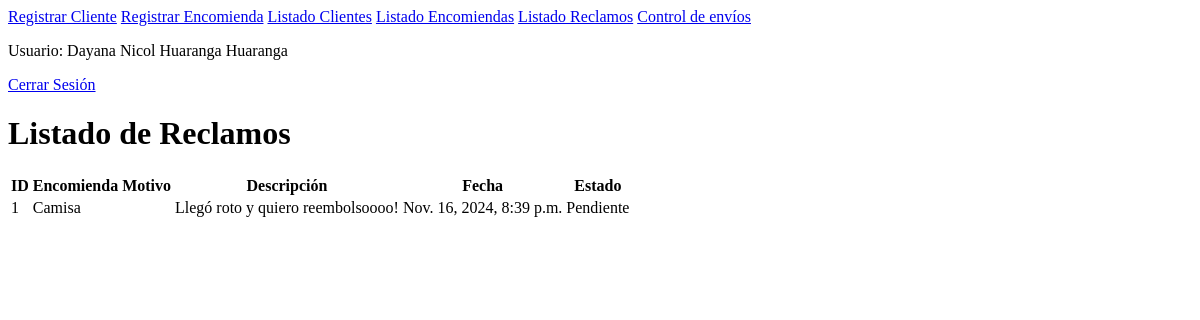
/listado_reclamos/ (signed in), run on an earlier commit of the app's database.
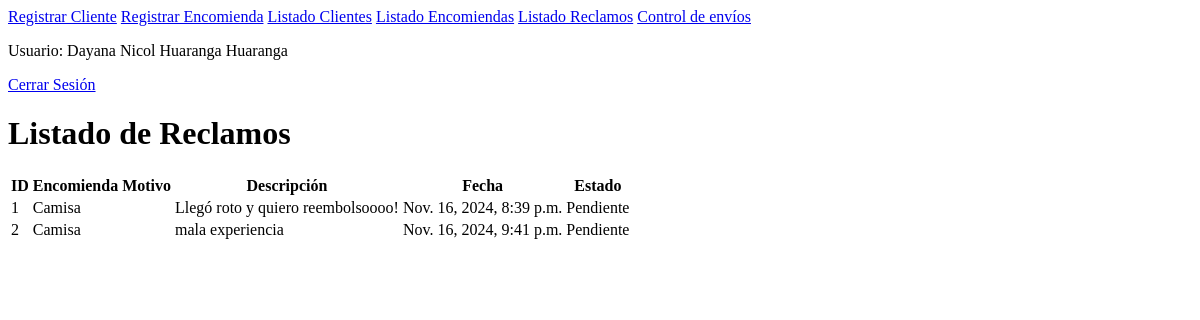
And on a later commit of the database.
### sistema/models.py (models this page shows, shortened)
class Reclamo(models.Model):
    encomienda = models.ForeignKey('Encomienda', on_delete=models.CASCADE)
    motivo = models.CharField(max_length=100)  # Cambiado a CharField
    descripcion = models.TextField()
    fecha = models.DateTimeField(auto_now_add=True)
    estado = models.CharField(max_length=50)

class Encomienda(models.Model):
    descripcion = models.TextField()
    remitente = models.ForeignKey(Cliente, on_delete=models.CASCADE, related_name="encomiendas_remitente")
    destinatario = models.ForeignKey(Cliente, on_delete=models.CASCADE, related_name="encomiendas_destinatario")
    vehiculo = models.ForeignKey(Vehiculo, on_delete=models.CASCADE)  # Nuevo campo de relación
    terminal_partida = models.ForeignKey(Terminal, on_delete=models.CASCADE, related_name="terminal_partida")
    terminal_destino = models.ForeignKey(Terminal, on_delete=models.CASCADE, related_name="terminal_destino")
    volumen = models.DecimalField(max_digits=10, decimal_places=2)
    fecha_salida = models.DateTimeField(null=True, blank=True)
    fecha_llegada = models.DateTimeField(null=True, blank=True)
    estado = models.CharField(max_length=50)
    condicion_envio = models.CharField(max_length=50)
    cantidad_paquetes = models.IntegerField()
    fecha_registro = models.DateTimeField(auto_now_add=True)
    fecha_entrega = models.DateTimeField(null=True, blank=True)
    empleado_registro = models.ForeignKey(Empleado, on_delete=models.CASCADE, related_name="empleado_registro")
    empleado_entrega = models.ForeignKey(Empleado, on_delete=models.CASCADE, related_name="empleado_entrega", null=True, blank=True)

### sistema/views.py (the view)
    def wrapper(request, *args, **kwargs):
        if 'empleado_id' not in request.session:
            return redirect('login_empleado')
        return view_func(request, *args, **kwargs)

### sistema/views.py (called while the page is built)
def empleado_requerido(view_func):
    def wrapper(request, *args, **kwargs):
        if 'empleado_id' not in request.session:
            return redirect('login_empleado')
        return view_func(request, *args, **kwargs)
    return wrapper

@empleado_requerido
def listado_reclamos(request):
    empleado_id = request.session.get('empleado_id')
    empleado = Empleado.objects.get(id=empleado_id)
    reclamos = Reclamo.objects.all()
    return render(request, 'listado_reclamos.html', {'reclamos': reclamos, 'empleado': empleado})

### sistema/templates/listado_reclamos.html (shortened to what this page needs)
{% extends 'layout/base_empleado.html' %}
{% block content %}
<div class="container mt-5">
    <h1>Listado de Reclamos</h1>
    <table class="table table-bordered table-striped">
        <thead>
            <tr>
                <th>ID</th>
                <th>Encomienda</th>
                <th>Motivo</th>
                <th>Descripción</th>
                <th>Fecha</th>
                <th>Estado</th>
            </tr>
        </thead>
        <tbody>
            {% for reclamo in reclamos %}
            <tr>
                <td>{{ reclamo.id }}</td>
                <td>{{ reclamo.encomienda.descripcion }}</td>
                <td>{{ reclamo.motivo.descripcion }}</td>
                <td>{{ reclamo.descripcion }}</td>
                <td>{{ reclamo.fecha }}</td>
                <td>{{ reclamo.estado }}</td>
            </tr>
            {% endfor %}
        </tbody>
    </table>
</div>
{% endblock %}

What changed in the data, as far as the page shows it:
added Reclamo: id "2", encomienda.descripcion "Camisa", descripcion "mala experiencia", fecha "Nov. 16, 2024, 9:41 p.m.", estado "Pendiente"
